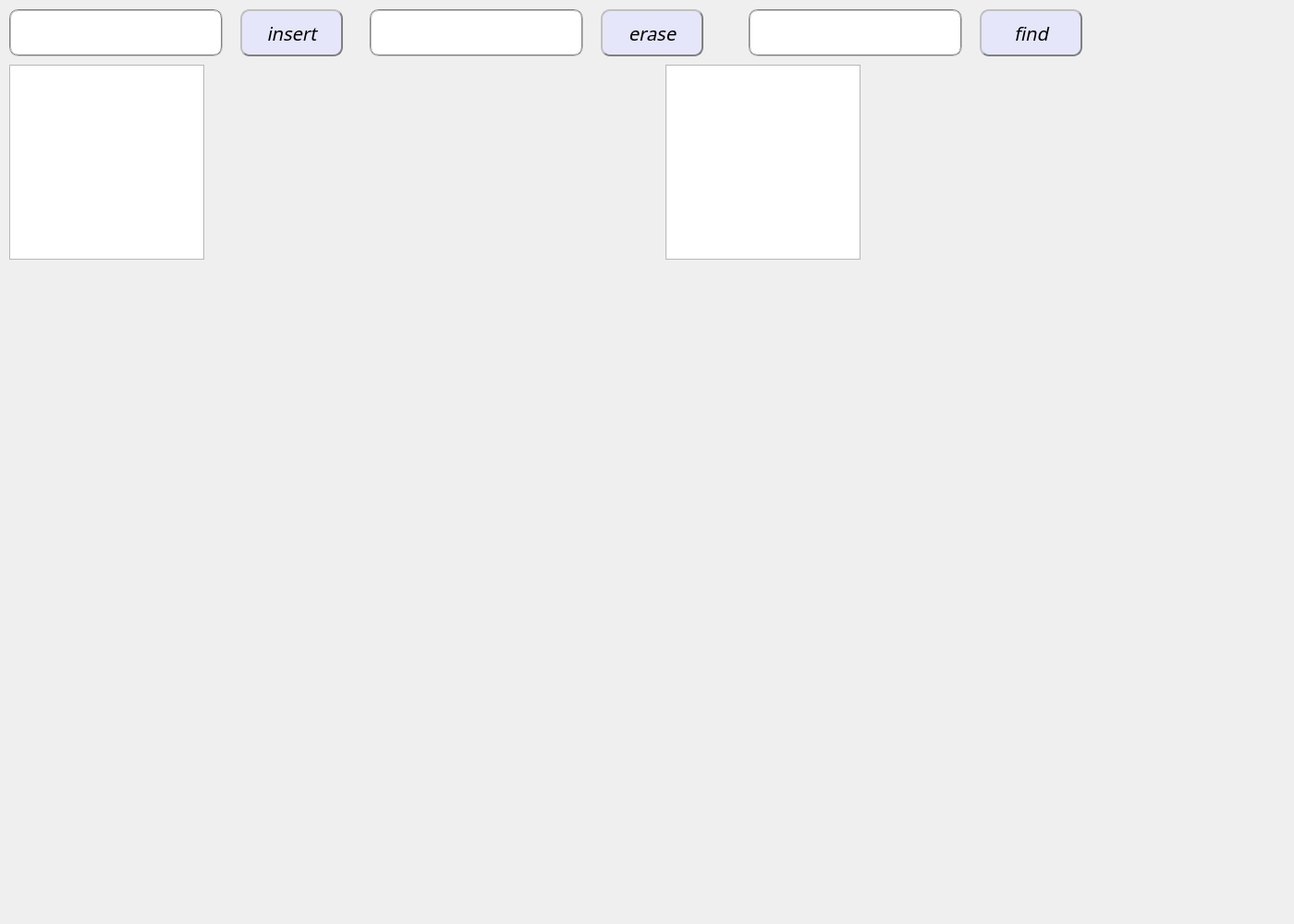
<?xml version="1.0" encoding="UTF-8"?>
<ui version="4.0">
 <class>treePainter</class>
 <widget class="QWidget" name="treePainter">
  <property name="geometry">
   <rect>
    <x>0</x>
    <y>0</y>
    <width>1400</width>
    <height>1000</height>
   </rect>
  </property>
  <property name="windowTitle">
   <string>Form</string>
  </property>
  <widget class="QPlainTextEdit" name="insertContent">
   <property name="geometry">
    <rect>
     <x>10</x>
     <y>10</y>
     <width>231</width>
     <height>51</height>
    </rect>
   </property>
   <property name="styleSheet">
    <string notr="true">QPlainTextEdit{

background-color: rgb(255, 255, 255);
       border-radius:10px;border: 2px groove gray;
}</string>
   </property>
  </widget>
  <widget class="QPlainTextEdit" name="eraseContent">
   <property name="geometry">
    <rect>
     <x>400</x>
     <y>10</y>
     <width>231</width>
     <height>51</height>
    </rect>
   </property>
   <property name="styleSheet">
    <string notr="true">QPlainTextEdit{

background-color: rgb(255, 255, 255);
       border-radius:10px;border: 2px groove gray;
}</string>
   </property>
  </widget>
  <widget class="QPushButton" name="insertNode">
   <property name="geometry">
    <rect>
     <x>260</x>
     <y>10</y>
     <width>111</width>
     <height>51</height>
    </rect>
   </property>
   <property name="font">
    <font>
     <family>Noto Sans Adlam</family>
     <pointsize>15</pointsize>
     <italic>true</italic>
    </font>
   </property>
   <property name="styleSheet">
    <string notr="true">QPushButton{
background-color: rgb(230,230,250);
        color: black; 
        border-radius: 10px;  border: 2px groove gray;
        border-style: outset;
}</string>
   </property>
   <property name="text">
    <string>insert</string>
   </property>
   <property name="icon">
    <iconset resource="pic.qrc">
     <normaloff>:/new/prefix1/insert.png</normaloff>:/new/prefix1/insert.png</iconset>
   </property>
  </widget>
  <widget class="QPushButton" name="eraseNode">
   <property name="geometry">
    <rect>
     <x>650</x>
     <y>10</y>
     <width>111</width>
     <height>51</height>
    </rect>
   </property>
   <property name="font">
    <font>
     <family>Noto Sans Adlam</family>
     <pointsize>15</pointsize>
     <italic>true</italic>
    </font>
   </property>
   <property name="styleSheet">
    <string notr="true">QPushButton{
background-color: rgb(230,230,250);
        color: black; 
        border-radius: 10px;  border: 2px groove gray;
        border-style: outset;
}</string>
   </property>
   <property name="text">
    <string>erase</string>
   </property>
   <property name="icon">
    <iconset resource="pic.qrc">
     <normaloff>:/new/prefix1/erase .png</normaloff>:/new/prefix1/erase .png</iconset>
   </property>
  </widget>
  <widget class="QPlainTextEdit" name="findContent">
   <property name="geometry">
    <rect>
     <x>810</x>
     <y>10</y>
     <width>231</width>
     <height>51</height>
    </rect>
   </property>
   <property name="styleSheet">
    <string notr="true">QPlainTextEdit{

background-color: rgb(255, 255, 255);
       border-radius:10px;border: 2px groove gray;
}</string>
   </property>
  </widget>
  <widget class="QPushButton" name="findNode">
   <property name="geometry">
    <rect>
     <x>1060</x>
     <y>10</y>
     <width>111</width>
     <height>51</height>
    </rect>
   </property>
   <property name="font">
    <font>
     <family>Noto Sans Adlam</family>
     <pointsize>15</pointsize>
     <italic>true</italic>
    </font>
   </property>
   <property name="styleSheet">
    <string notr="true">QPushButton{
background-color: rgb(230,230,250);
        color: black; 
        border-radius: 10px;  border: 2px groove gray;
        border-style: outset;
}</string>
   </property>
   <property name="text">
    <string>find</string>
   </property>
   <property name="icon">
    <iconset resource="pic.qrc">
     <normaloff>:/new/prefix1/find.png</normaloff>:/new/prefix1/find.png</iconset>
   </property>
  </widget>
  <widget class="QTextBrowser" name="oldTreeInfo">
   <property name="geometry">
    <rect>
     <x>10</x>
     <y>70</y>
     <width>211</width>
     <height>211</height>
    </rect>
   </property>
  </widget>
  <widget class="QTextBrowser" name="newTreeInfo">
   <property name="geometry">
    <rect>
     <x>720</x>
     <y>70</y>
     <width>211</width>
     <height>211</height>
    </rect>
   </property>
  </widget>
 </widget>
 <resources>
  <include location="pic.qrc"/>
 </resources>
 <connections/>
</ui>
